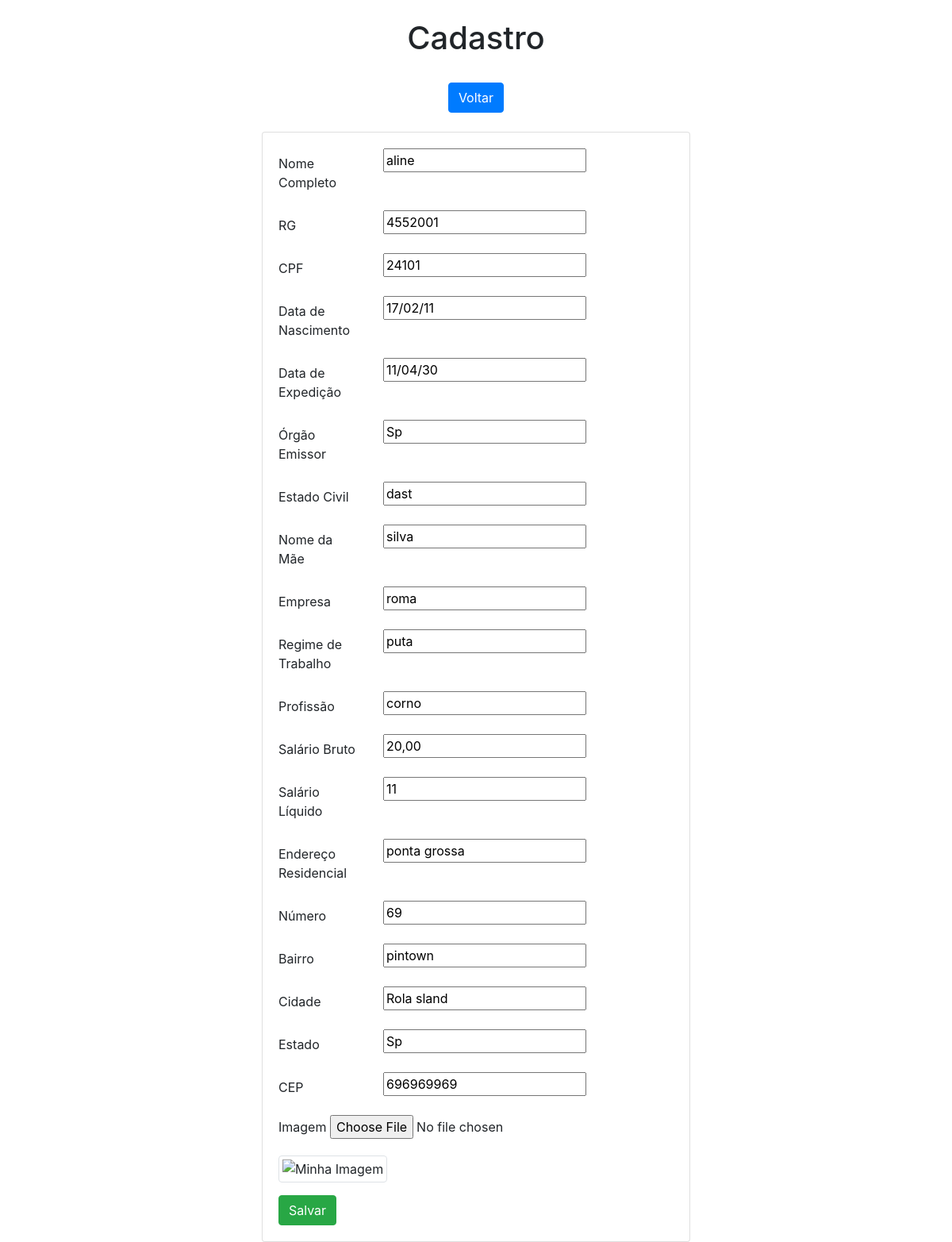
Before: /edit/4/ with the older database file.
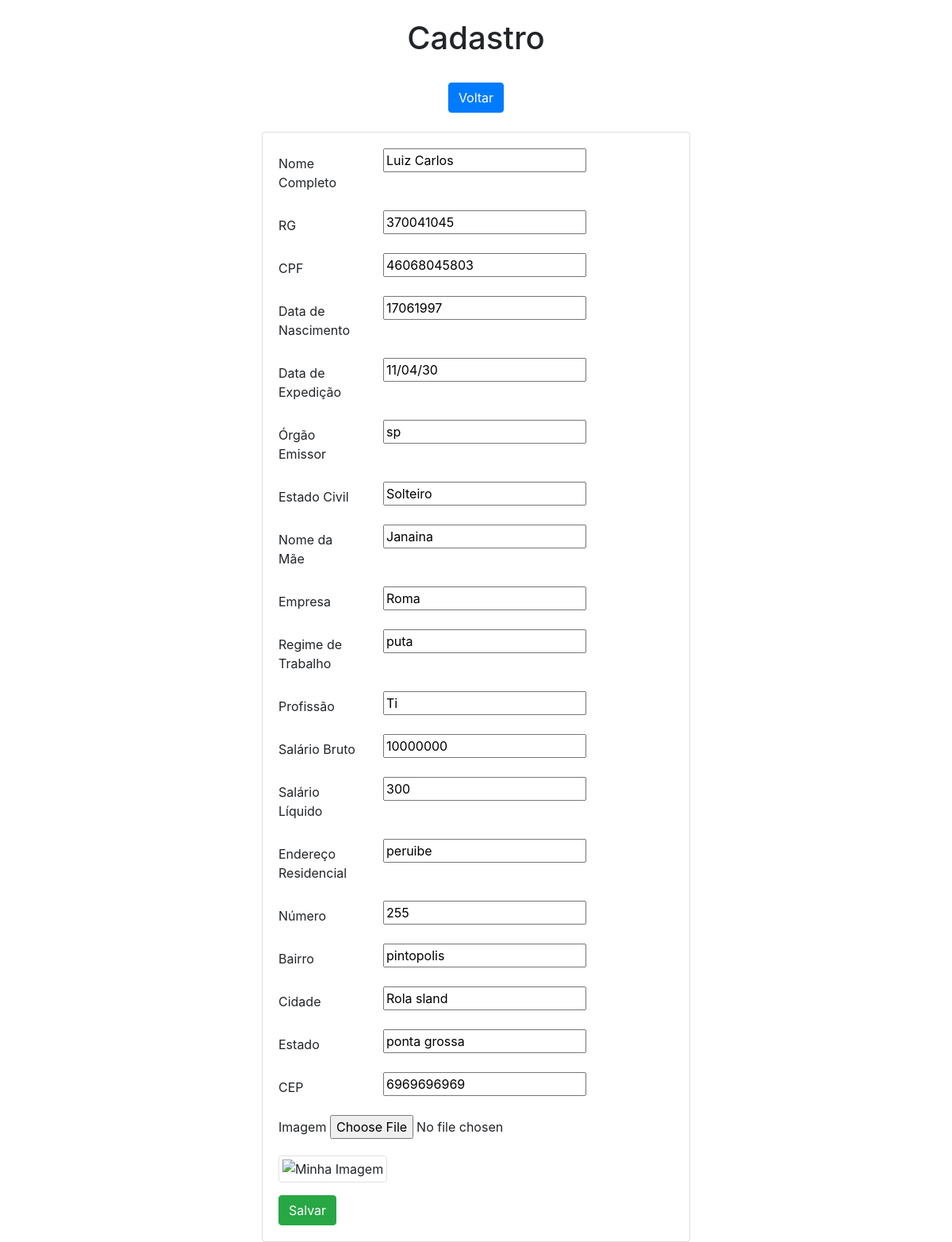
After: the same page with the newer database file.
### app/models.py (models this page shows)
class nomes(models.Model):
    Nome_completo = models.CharField(max_length=50)
    RG = models.CharField(max_length=20)
    CPF = models.CharField(max_length=20)
    Data_nascimento = models.CharField(max_length=15)
    Data_de_expedição = models.CharField(max_length=15)
    Orgão_emiçor = models.CharField(max_length=10)
    Estado_civil = models.CharField(max_length=10)
    Nome_da_Mãe = models.CharField(max_length=50)
    Empresa = models.CharField(max_length=20)
    Regime_de_trabalho = models.CharField(max_length=20)
    Profição = models.CharField(max_length=20)
    Salario_bruto = models.CharField(max_length=20)
    Salario_liquido = models.IntegerField()
    Endereço_residencial = models.CharField(max_length=50)
    Numero = models.CharField(max_length=10)
    Bairro = models.CharField(max_length=20)
    Cidade = models.CharField(max_length=20)
    Estado = models.CharField(max_length=20)
    CEP = models.CharField(max_length=15)
    imagem = models.FileField(upload_to=upload_imagem_nomes, null=True, blank=True)

### app/views.py (the view)
# urls.py: path('edit/<int:pk>/', edit, name='edit'),
def edit(request, pk):
    data = {}
    data['db'] = nomes.objects.get(pk=pk)
    if request.method == 'POST':
        form = NomesForm(request.POST, request.FILES, instance=data['db'])
        if form.is_valid():
            form.save()
            return redirect('home')
    else:
        form = NomesForm(instance=data['db'])
    return render(request, 'form.html', {'form': form})

### app/forms.py
class NomesForm(forms.ModelForm):
    class Meta:
        model = nomes
        fields = [
            'Nome_completo', 'RG', 'CPF', 'Data_nascimento', 'Data_de_expedição',
            'Orgão_emiçor', 'Estado_civil', 'Nome_da_Mãe', 'Empresa',
            'Regime_de_trabalho', 'Profição', 'Salario_bruto', 'Salario_liquido',
            'Endereço_residencial', 'Numero', 'Bairro', 'Cidade', 'Estado', 'CEP',
            'imagem'
        ]

### app/templates/form.html (shortened to what the changed rows need)
<!DOCTYPE html>
<html lang="pt-br">
<head>
    <link rel="stylesheet" href="https://stackpath.bootstrapcdn.com/bootstrap/4.4.1/css/bootstrap.min.css">
</head>
<body>
<div class="container mt-4">
    <div class="row">
        <div class="col-12 text-center">
            <h1>Cadastro</h1>
        </div>
    </div>
    <div class="row mt-4">
        <div class="col-md-6 offset-md-3">
            <div class="card">
                <div class="card-body">
                    <form name="form" id="form" action="{% if db %}/update/{{db.id}}/{% else %}/create/{% endif %}" method="post" enctype="multipart/form-data">
                          <div class="form-group row">
    <div class="col-sm-9">
        {{ form.Nome_completo }}
    </div>
</div>
<div class="form-group row">
    <div class="col-sm-9">
        {{ form.RG }}
    </div>
</div>
<div class="form-group row">
    <div class="col-sm-9">
        {{ form.CPF }}
    </div>
</div>
<div class="form-group row">
    <div class="col-sm-9">
        {{ form.Data_nascimento }}
    </div>
</div>
<div class="form-group row">
    <div class="col-sm-9">
        {{ form.Data_de_expedição }}
    </div>
</div>
<div class="form-group row">
    <div class="col-sm-9">
        {{ form.Orgão_emiçor }}
    </div>
</div>
<div class="form-group row">
    <div class="col-sm-9">
        {{ form.Estado_civil }}
    </div>
</div>
<div class="form-group row">
    <div class="col-sm-9">
        {{ form.Nome_da_Mãe }}
    </div>
</div>
<div class="form-group row">
    <div class="col-sm-9">
        {{ form.Empresa }}
    </div>
</div>
<div class="form-group row">
    <div class="col-sm-9">
        {{ form.Regime_de_trabalho }}
    </div>
</div>
<div class="form-group row">
    <div class="col-sm-9">
        {{ form.Profição }}
    </div>
</div>
<div class="form-group row">
    <div class="col-sm-9">
        {{ form.Salario_bruto }}
    </div>
</div>
<div class="form-group row">
    <div class="col-sm-9">
        {{ form.Salario_liquido }}
    </div>
</div>
<div class="form-group row">
    <div class="col-sm-9">
        {{ form.Endereço_residencial }}
    </div>
</div>
<div class="form-group row">
    <div class="col-sm-9">
        {{ form.Numero }}
    </div>
</div>
<div class="form-group row">
    <div class="col-sm-9">
        {{ form.Bairro }}
    </div>
</div>
<div class="form-group row">
    <div class="col-sm-9">
        {{ form.Cidade }}
    </div>
</div>
<div class="form-group row">
    <div class="col-sm-9">
        {{ form.Estado }}
    </div>
</div>
<div class="form-group row">
    <div class="col-sm-9">
        {{ form.CEP }}
    </div>
</div>
                    </form>
                </div>
            </div>
        </div>
    </div>
</div>
</body>
</html>

Changed rows visible on the page:
changed nomes "puta": Nome_completo "aline" → "Luiz Carlos"; RG "4552001" → "370041045"; CPF "24101" → "46068045803"; Data_nascimento "17/02/11" → "17061997"; Orgão_emiçor "Sp" → "sp"; Estado_civil "dast" → "Solteiro"; Nome_da_Mãe "silva" → "Janaina"; Empresa "roma" → "Roma"; Profição "corno" → "Ti"; Salario_bruto "20,00" → "10000000"; Salario_liquido "11" → "300"; Endereço_residencial "ponta grossa" → "peruibe"; Numero "69" → "255"; Bairro "pintown" → "pintopolis"; Estado "Sp" → "ponta grossa"; CEP "696969969" → "6969696969"
